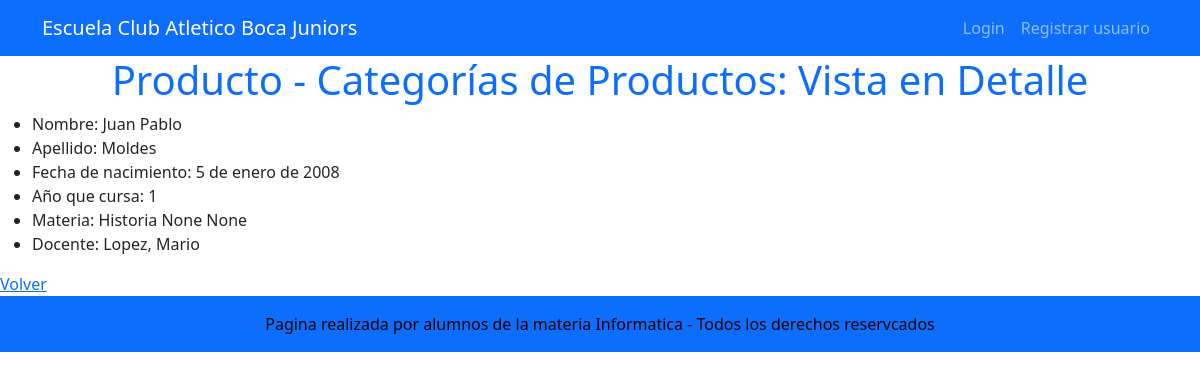
The page /alumno/detalle_alumno/1 on the database as committed earlier.
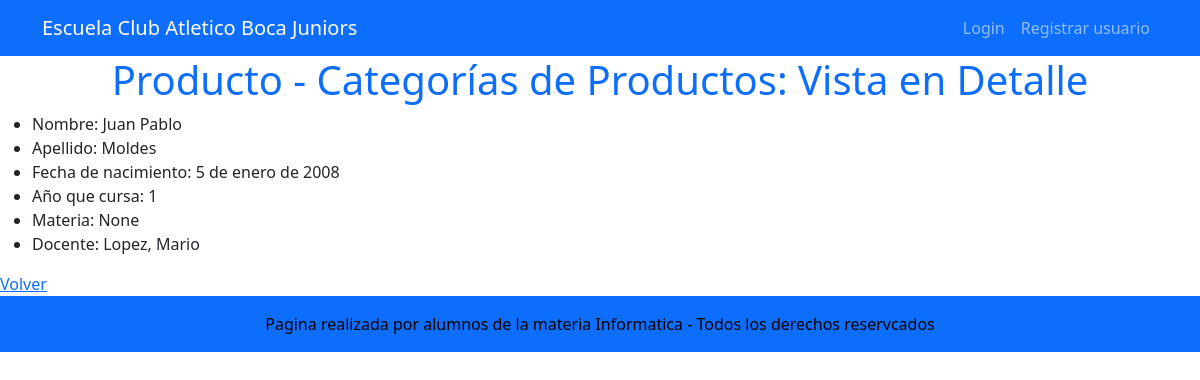
The same page on the database as committed later.
### alumno/models.py (models this page shows, shortened)
class Alumno(models.Model):
    nombre = models.CharField(max_length=250)
    apellido = models.CharField(max_length=150)
    fecha_de_nacimiento = models.DateField(null=True, blank=True)
    año_curso= models.PositiveBigIntegerField(null=True)
    docente_id = models.ForeignKey("docente.Docente", on_delete=models.SET_NULL, null=True)
    materia_id = models.ForeignKey("materia.Materia", on_delete=models.SET_NULL, null=True)
    año = models.ManyToManyField("Año", through="Inscripcion")

### materia/models.py (models this page shows)
class Materia(models.Model):
    nombre = models.CharField(max_length=150, unique=True)
    año_materia= models.IntegerField(null=True, unique=True)
    docente = models.CharField(max_length=150, null=True,  unique=True)
    def __str__(self) -> str:
        return f"{self.nombre} {self.año_materia} {self.docente}"

### docente/models.py (models this page shows)
class Docente(models.Model):
    nombre = models.CharField(max_length=150)
    apellido = models.CharField(max_length=150)
    materia_id = models.ForeignKey("materia.Materia", related_name="docentes", on_delete=models.SET_NULL, null=True, blank=True)
    año= models.ManyToManyField(Año, through='Curso')
    def __str__(self) -> str:
        return f"{self.apellido}, {self.nombre}"

### alumno/views.py (the view)
# urls.py: path("detalle_alumno/<int:pk>", detalle_alumno, name="detalle_alumno"),
def detalle_alumno(request, pk:int):
    consulta = Alumno.objects.get(id=pk)
    contexto = {"alumno": consulta}
    return render(request, "alumno/detalle_alumnos.html", contexto)

### alumno/templates/alumno/detalle_alumnos.html (shortened to what this page needs)
{% extends 'core/base.html' %}
{% block titulo_aplicacion%}
    Producto - Categorías de Productos: Vista en Detalle
{% endblock titulo_aplicacion%}
{% block contenido%}
    <ul>
        <li>Nombre: {{ alumno.nombre }} </li>
        <li>Apellido: {{ alumno.apellido }}</li>
        <li>Fecha de nacimiento: {{alumno.fecha_de_nacimiento}}</li>
        <li>Año que cursa: {{alumno.año_curso}}</li>
        <li>Materia: {{alumno.materia_id}}</li>
        <li>Docente: {{alumno.docente_id}}</li>
    </ul>
    <div>
        <a href="{% url 'alumno:listado_alumnos' %}">Volver</a>
    </div>
{% endblock contenido %}

Rows that differ between the two databases and show on the page:
changed Alumno "Juan Pablo": materia_id "Historia None None" → "None"
